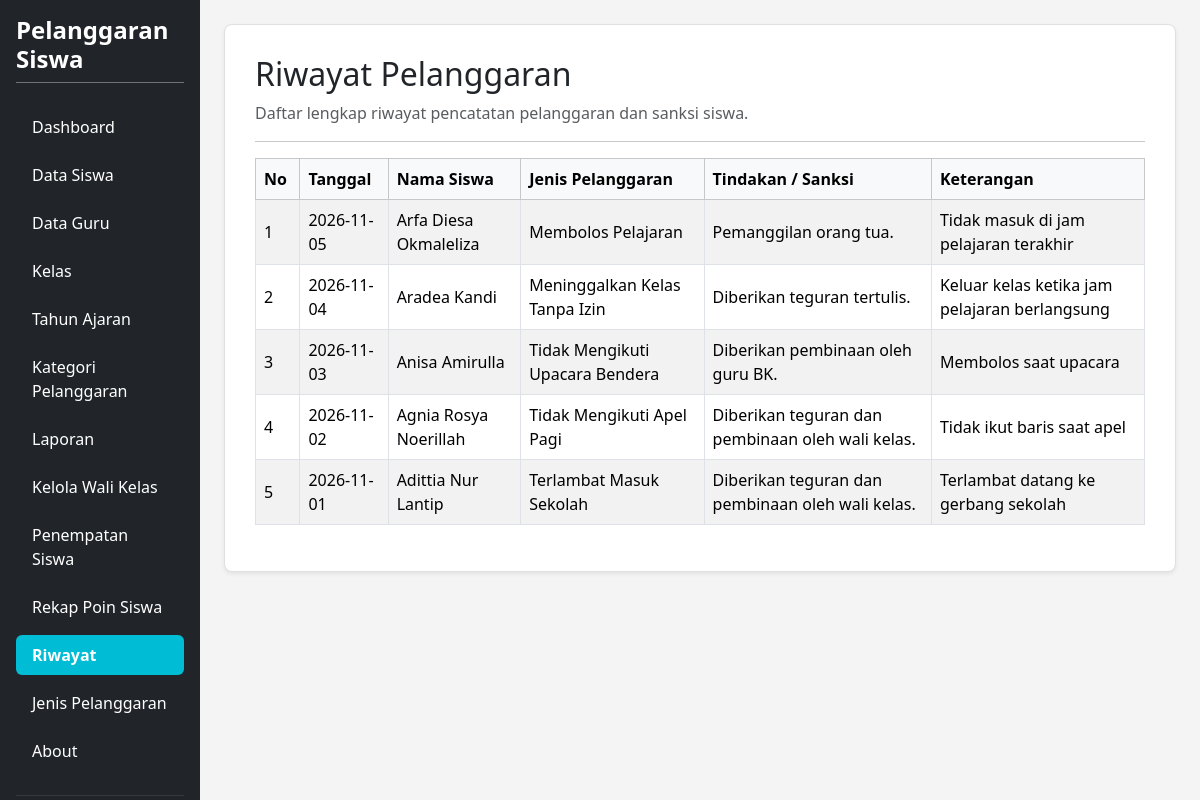
The page /riwayat.php (signed in) on the database as committed earlier.
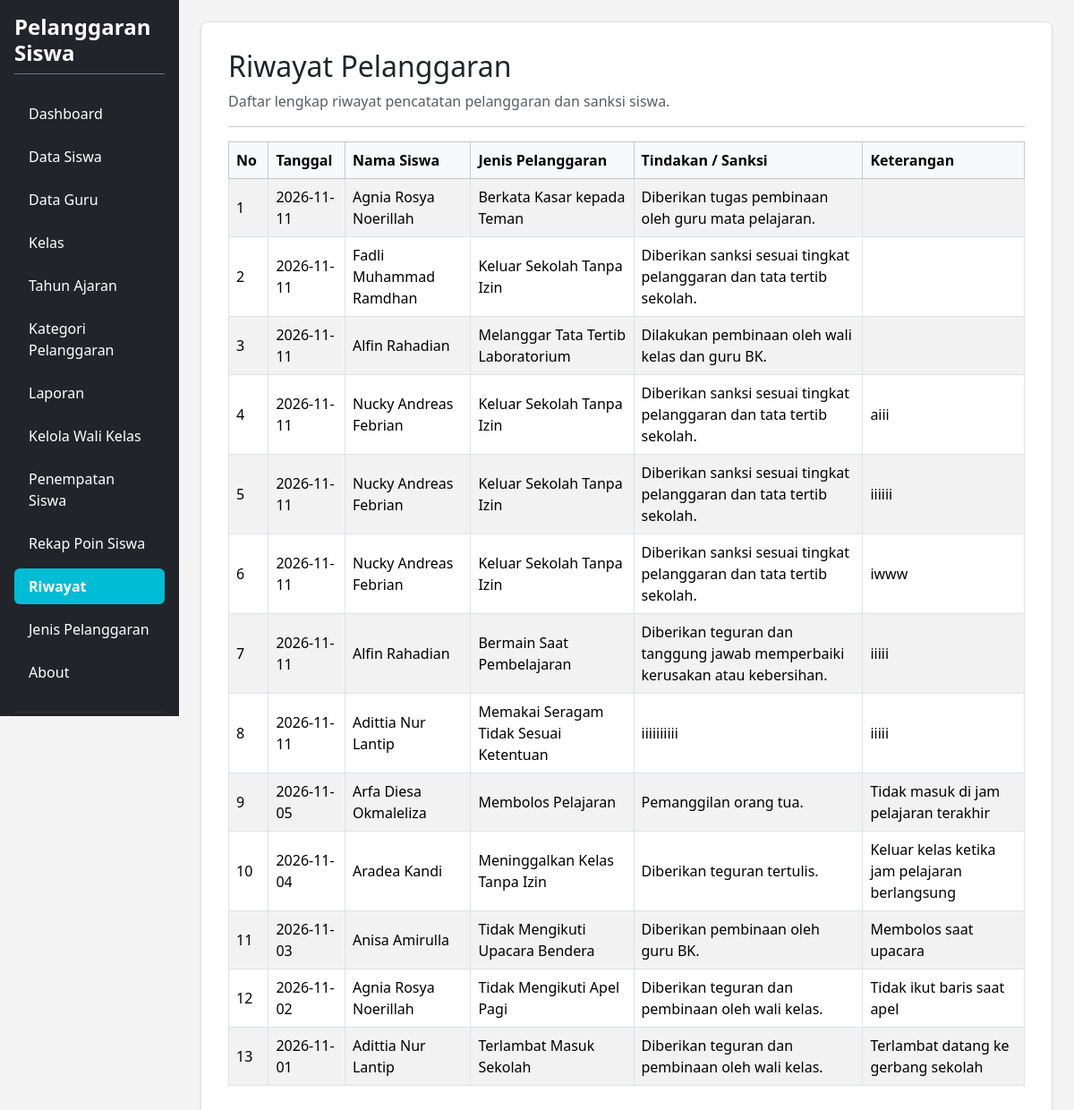
The same page on the database as committed later.
### tables this page shows
CREATE TABLE `t_pelanggaran_siswa` (
  `id` int(11) NOT NULL,
  `tahun_ajaran_id` int(11) NOT NULL,
  `siswa_id` int(11) NOT NULL,
  `nama_siswa` varchar(150) NOT NULL,
  `kelas_id` int(11) NOT NULL,
  `nama_kelas` varchar(100) NOT NULL,
  `pelanggaran_id` int(11) NOT NULL,
  `nama_pelanggaran` varchar(150) NOT NULL,
  `pelanggaran_kategori_id` int(11) NOT NULL,
  `guru_id` int(11) NOT NULL,
  `nama_guru` varchar(150) NOT NULL,
  `tanggal` date NOT NULL,
  `keterangan` text NOT NULL,
  `poin` int(11) NOT NULL,
  `tindakan` text NOT NULL,
  `status` varchar(30) NOT NULL,
  `created_at` timestamp NOT NULL DEFAULT current_timestamp(),
  `updated_at` timestamp NOT NULL DEFAULT current_timestamp()
);

### riwayat.php (the view, shortened to what this page needs)
<?php
require_once 'config.php';
$db_pdo = $pdo ?? ($conn instanceof PDO ? $conn : null);
?>
<!DOCTYPE html>
<html lang="id">
<head>
    <link href="https://cdn.jsdelivr.net/npm/bootstrap@5.3.8/dist/css/bootstrap.min.css" rel="stylesheet">
    <link href="https://cdn.datatables.net/1.13.8/css/dataTables.bootstrap5.min.css" rel="stylesheet">
</head>
<body>
<div class="container-fluid d-flex p-0" style="min-height: 100vh;">
    <div class="row flex-grow-1 g-0 w-100">
        <?php include "layout/sidebar.php"; ?>
        <main class="col-md-9 col-lg-10 p-4">
            <div class="content-card shadow-sm">
                <div class="mb-3">
                    <h2>Riwayat Pelanggaran</h2>
                    <p class="text-muted mb-0">Daftar lengkap riwayat pencatatan pelanggaran dan sanksi siswa.</p>
                </div>
                <hr>
                <div class="table-responsive">
                    <table id="tableRiwayat" class="table table-bordered table-striped align-middle w-100">
                        <thead class="table-light">
                            <tr>
                                <th width="5%">No</th>
                                <th>Tanggal</th>
                                <th>Nama Siswa</th>
                                <th>Jenis Pelanggaran</th>
                                <th>Tindakan / Sanksi</th>
                                <th>Keterangan</th>
                            </tr>
                        </thead>
                        <tbody>
                            <?php
                            if ($db_pdo) {
                                try {
                                    $stmt = $db_pdo->query("SELECT * FROM t_pelanggaran_siswa ORDER BY id DESC");
                                    $rows = $stmt->fetchAll(PDO::FETCH_ASSOC);
                                    if (count($rows) > 0) {
                                        foreach ($rows as $i => $r) {
                                            ?>
                                            <tr>
                                                <td><?= $i + 1 ?></td>
                                                <td><?= htmlspecialchars($r['tanggal'] ?? '-') ?></td>
                                                <td><?= htmlspecialchars($r['nama_siswa'] ?? '-') ?></td>
                                                <td><?= htmlspecialchars($r['nama_pelanggaran'] ?? '-') ?></td>
                                                <td><?= htmlspecialchars($r['tindakan'] ?? '-') ?></td>
                                                <td><?= htmlspecialchars($r['keterangan'] ?? '-') ?></td>
                                            </tr>
                                            <?php
                                        }
                                    } else {
                                        echo '<tr><td colspan="6" class="text-center text-muted py-4">Belum ada data riwayat pelanggaran.</td></tr>';
                                    }
                                } catch (Exception $e) {
                                    echo '<tr><td colspan="6" class="text-center text-danger py-4">Error: ' . htmlspecialchars($e->getMessage()) . '</td></tr>';
                                }
                            } else {
                                echo '<tr><td colspan="6" class="text-center text-danger py-4">Koneksi database tidak ditemukan.</td></tr>';
                            }
                            ?>
                        </tbody>
                    </table>
                </div>
            </div>
        </main>
    </div>
</div>
</body>
</html>

### layout/sidebar.php (shortened to what this page needs)
<?php
$current_page = basename($_SERVER['PHP_SELF']);
$role = strtolower(trim($_SESSION['role'] ?? 'guru'));
?>
<div class="col-md-3 col-lg-2 bg-dark p-3 d-flex flex-column justify-content-between" style="min-height: 100vh; position: sticky; top: 0; height: 100vh; overflow-y: auto;">
    <div>
        <h4 class="text-white mb-4 fw-bold pb-2 border-bottom border-secondary">
            Pelanggaran Siswa
        </h4>
        <ul class="nav nav-pills flex-column">
            <li class="nav-item mb-2">
                <a href="dashboard.php" class="nav-link <?= ($current_page == 'dashboard.php') ? 'active' : 'text-white' ?>">
                    Dashboard
                </a>
            </li>
            <?php if ($role === 'admin'): ?>
                <li class="nav-item mb-2">
                    <a href="kelola_siswa.php" class="nav-link <?= (in_array($current_page, ['kelola_siswa.php', 'tambah_siswa.php', 'edit_siswa.php'])) ? 'active' : 'text-white' ?>">
                        Data Siswa
                    </a>
                </li>
                <li class="nav-item mb-2">
                    <a href="kelola_guru.php" class="nav-link <?= (in_array($current_page, ['kelola_guru.php', 'tambah_guru.php', 'edit_guru.php'])) ? 'active' : 'text-white' ?>">
                        Data Guru
                    </a>
                </li>
                <li class="nav-item mb-2">
                    <a href="kelola_kelas.php" class="nav-link <?= (in_array($current_page, ['kelola_kelas.php', 'tambah_kelas.php', 'edit_kelas.php'])) ? 'active' : 'text-white' ?>">
                        Kelas
                    </a>
                </li>
                <li class="nav-item mb-2">
                    <a href="kelola_tahun_ajaran.php" class="nav-link <?= (in_array($current_page, ['kelola_tahun_ajaran.php', 'tambah_tahun_ajaran.php', 'edit_tahun_ajaran.php'])) ? 'active' : 'text-white' ?>">
                        Tahun Ajaran
                    </a>
                </li>
                <li class="nav-item mb-2">
                    <a href="kategori_pelanggaran.php" class="nav-link <?= (in_array($current_page, ['kategori_pelanggaran.php', 'tambah_kategori_pelanggaran.php', 'edit_kategori_pelanggaran.php'])) ? 'active' : 'text-white' ?>">
                        Kategori Pelanggaran
                    </a>
                </li>
                <li class="nav-item mb-2">
                    <a href="laporan.php" class="nav-link <?= (in_array($current_page, ['laporan.php', 'cetak_export.php'])) ? 'active' : 'text-white' ?>">
                        Laporan
                    </a>
                </li>
                <li class="nav-item mb-2">
                    <a href="kelola_wali_kelas.php" class="nav-link <?= (in_array($current_page, ['kelola_wali_kelas.php', 'tambah_wali_kelas.php', 'edit_wali_kelas.php'])) ? 'active' : 'text-white' ?>">
                        Kelola Wali Kelas
                    </a>
                </li>
                <li class="nav-item mb-2">
                    <a href="penempatan_siswa.php" class="nav-link <?= (in_array($current_page, ['penempatan_siswa.php', 'tambah_penempatan_siswa.php', 'edit_penempatan_siswa.php'])) ? 'active' : 'text-white' ?>">
                        Penempatan Siswa
                    </a>
                </li>
                <li class="nav-item mb-2">
                    <a href="rekap_poin.php" class="nav-link <?= ($current_page == 'rekap_poin.php') ? 'active' : 'text-white' ?>">
                        Rekap Poin Siswa
                    </a>
                </li>
                <li class="nav-item mb-2">
                    <a href="riwayat.php" class="nav-link <?= ($current_page == 'riwayat.php') ? 'active' : 'text-white' ?>">
                        Riwayat
                    </a>
                </li>
                <li class="nav-item mb-2">
                    <a href="jenis_pelanggaran.php" class="nav-link <?= (in_array($current_page, ['jenis_pelanggaran.php', 'tambah_jenis_pelanggaran.php', 'edit_jenis_pelanggaran.php'])) ? 'active' : 'text-white' ?>">
                        Jenis Pelanggaran
                    </a>
                </li>
                <li class="nav-item mb-2">
                    <a href="about.php" class="nav-link <?= ($current_page == 'about.php') ? 'active' : 'text-white' ?>">
                        About
                    </a>
                </li>
            <?php endif; ?>
        </ul>
    </div>
    <div>
        <hr class="text-secondary">
    </div>
</div>

### riwayat.php (style rules this page uses)
body { background-color: #f4f4f4; overflow-x: hidden; margin: 0; }
.content-card { background-color: #ffffff; border: 1px solid #e0e0e0; border-radius: 8px; padding: 30px; box-shadow: 0 2px 5px rgba(0,0,0,0.05); }
.nav-pills .nav-link.active { background-color: #00bcd4 !important; color: #ffffff !important; font-weight: bold; }

Rows that differ between the two databases and show on the page:
added t_pelanggaran_siswa: tanggal "2026-11-11", nama_siswa "Agnia Rosya Noerillah", nama_pelanggaran "Berkata Kasar kepada Teman", tindakan "Diberikan tugas pembinaan oleh guru mata pelajaran."
added t_pelanggaran_siswa: tanggal "2026-11-11", nama_siswa "Fadli Muhammad Ramdhan", nama_pelanggaran "Keluar Sekolah Tanpa Izin", tindakan "Diberikan sanksi sesuai tingkat pelanggaran dan tata tertib sekolah."
added t_pelanggaran_siswa: tanggal "2026-11-11", nama_siswa "Alfin Rahadian", nama_pelanggaran "Melanggar Tata Tertib Laboratorium", tindakan "Dilakukan pembinaan oleh wali kelas dan guru BK."
added t_pelanggaran_siswa: tanggal "2026-11-11", nama_siswa "Nucky Andreas Febrian", nama_pelanggaran "Keluar Sekolah Tanpa Izin", tindakan "Diberikan sanksi sesuai tingkat pelanggaran dan tata tertib sekolah.", keterangan "aiii"
added t_pelanggaran_siswa: tanggal "2026-11-11", nama_siswa "Nucky Andreas Febrian", nama_pelanggaran "Keluar Sekolah Tanpa Izin", tindakan "Diberikan sanksi sesuai tingkat pelanggaran dan tata tertib sekolah.", keterangan "iiiiii"
added t_pelanggaran_siswa: tanggal "2026-11-11", nama_siswa "Nucky Andreas Febrian", nama_pelanggaran "Keluar Sekolah Tanpa Izin", tindakan "Diberikan sanksi sesuai tingkat pelanggaran dan tata tertib sekolah.", keterangan "iwww"
added t_pelanggaran_siswa: tanggal "2026-11-11", nama_siswa "Alfin Rahadian", nama_pelanggaran "Bermain Saat Pembelajaran", tindakan "Diberikan teguran dan tanggung jawab memperbaiki kerusakan atau kebersihan.", keterangan "iiiii"
added t_pelanggaran_siswa: tanggal "2026-11-11", nama_siswa "Adittia Nur Lantip", nama_pelanggaran "Memakai Seragam Tidak Sesuai Ketentuan", tindakan "iiiiiiiiii", keterangan "iiiii"
